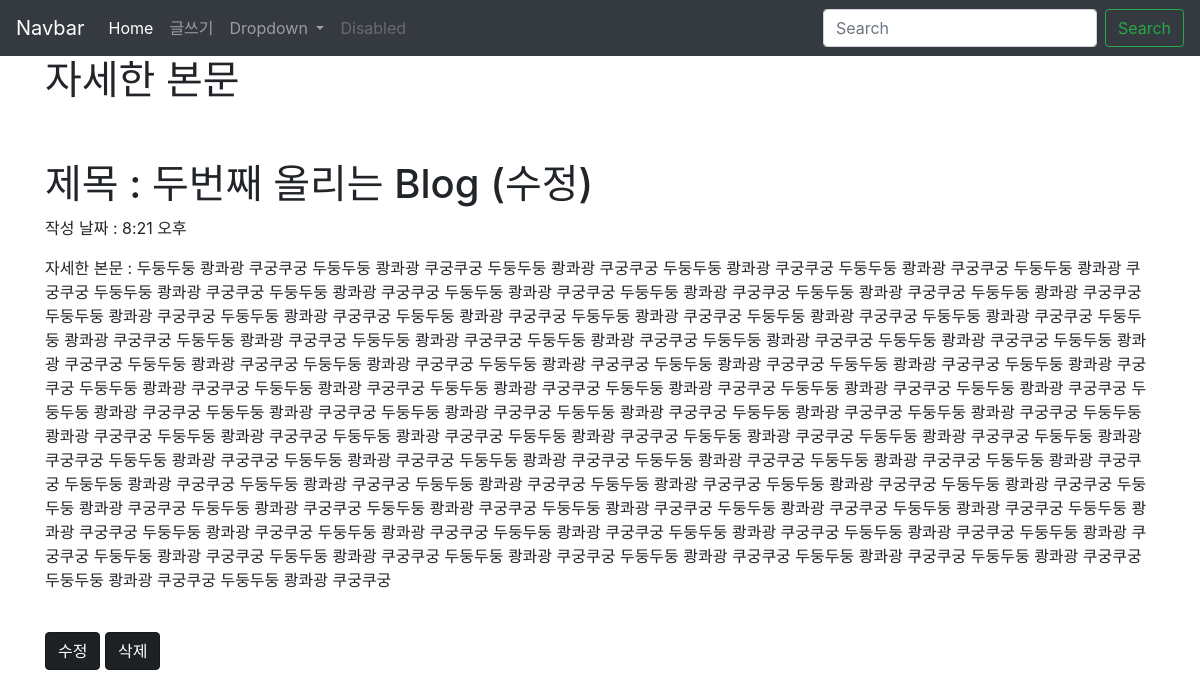
Page /blog/2 on the committed database.
### blog/models.py (models this page shows, shortened)
class Blog(models.Model):
    title = models.CharField(max_length=50)
    pub_date = models.TimeField(auto_now_add=True)
    body = models.TextField()

### blog/views.py (the view)
# urls.py: path('blog/<int:pk>', blog.views.blog_detail, name = 'blog_detail'),
def blog_detail(request, pk):
    blog = get_object_or_404(Blog, pk=pk)
    return render(request, 'blog_detail.html', {'blog':blog})

### blog/templates/blog_detail.html (shortened to what this page needs)
{% extends 'base.html' %}
{% block content %}
<h1>자세한 본문</h1>
<br><br>
<h1> 제목 : {{blog.title}} </h1>
<p> 작성 날짜 : {{blog.pub_date}} </p>
<P> 자세한 본문 : {{blog.body}} </P>
<br>
<a href="{% url 'blog_update' blog.id %}" class='btn btn-dark active'>수정</a>
<a href="{% url 'blog_delete' blog.id %}" class='btn btn-dark active'>삭제</a>
{% endblock %}

### blog/templates/base.html (shortened to what this page needs)
<!DOCTYPE html>
<html lang="ko">
<head>
    <link rel="stylesheet" href="https://stackpath.bootstrapcdn.com/bootstrap/4.3.1/css/bootstrap.min.css"
>
</head>
<body>
    <nav class="navbar navbar-expand-lg navbar-dark bg-dark">
        <a class="navbar-brand" href="#">Navbar</a>
        <div class="collapse navbar-collapse" id="navbarSupportedContent">
            <ul class="navbar-nav mr-auto">
                <li class="nav-item active">
                    <a class="nav-link" href="{% url 'home' %}">Home <span class="sr-only">(current)</span></a>
                </li>
                <li class="nav-item">
                    <a class="nav-link" href="{% url 'blog_new' %}">글쓰기</a>
                </li>
                <li class="nav-item dropdown">
                    <a class="nav-link dropdown-toggle" href="#" id="navbarDropdown" role="button" data-toggle="dropdown"
                        aria-haspopup="true" aria-expanded="false">
                        Dropdown
                    </a>
                </li>
                <li class="nav-item">
                    <a class="nav-link disabled" href="#" tabindex="-1" aria-disabled="true">Disabled</a>
                </li>
            </ul>
            <form class="form-inline my-2 my-lg-0">
                <input class="form-control mr-sm-2" type="search" placeholder="Search" aria-label="Search">
                <button class="btn btn-outline-success my-2 my-sm-0" type="submit">Search</button>
            </form>
        </div>
    </nav>
    <div class='container'>
        {% block content %}
        {% endblock %}
    </div>
</body>
</html>

### rows in the picture
Blog: title "두번째 올리는 Blog (수정)", pub_date "8:21 오후", body "두둥두둥 쾅콰광 쿠궁쿠궁 두둥두둥 쾅콰광 쿠궁쿠궁 두둥두둥 쾅콰광 쿠궁쿠궁 두둥두둥 쾅콰광 쿠궁쿠궁 두둥두둥 쾅콰광 쿠궁쿠궁 두둥두둥 쾅콰광 쿠궁쿠궁 두둥두둥 쾅콰광 쿠궁쿠궁 두둥두둥 쾅콰광 쿠궁쿠궁 두둥두둥 쾅콰광 쿠궁쿠궁 두둥두둥 쾅콰광 쿠궁쿠궁 두둥두둥 쾅콰광 쿠궁쿠궁 두둥두둥 쾅콰광 쿠궁쿠궁 두둥두둥 쾅콰광 쿠궁쿠궁 두둥두둥 쾅콰광 쿠궁쿠궁 두둥두둥 쾅콰광 쿠궁쿠궁 두둥두둥 쾅콰광 쿠궁쿠궁 두둥두둥 쾅콰광 쿠궁쿠궁 두둥두둥 쾅콰광 쿠궁쿠궁 두둥두둥 쾅콰광 쿠궁쿠궁 두둥두둥 쾅콰광 쿠궁쿠궁 두둥두둥 쾅콰광 쿠궁쿠궁 두둥두둥 쾅콰광 쿠궁쿠궁 두둥두둥 쾅콰광 쿠궁쿠궁 두둥두둥 쾅콰광 쿠궁쿠궁 두둥두둥 쾅콰광 쿠궁쿠궁 두둥두둥 쾅콰광 쿠궁쿠궁 두둥두둥 쾅콰광 쿠궁쿠궁 두둥두둥 쾅콰광 쿠궁쿠궁 두둥두둥 쾅콰광 쿠궁쿠궁 두둥두둥 쾅콰광 쿠궁쿠궁 두둥두둥 쾅콰광 쿠궁쿠궁 두둥두둥 쾅콰광 쿠궁쿠궁 두둥두둥 쾅콰광 쿠궁쿠궁 두둥두둥 쾅콰광 쿠궁쿠궁 두둥두둥 쾅콰광 쿠궁쿠궁 두둥두둥 쾅콰광 쿠궁쿠궁 두둥두둥 쾅콰광 쿠궁쿠궁 두둥두둥 쾅콰광 쿠궁쿠궁 두둥두둥 쾅콰광 쿠궁쿠궁 두둥두둥 쾅콰광 쿠궁쿠궁 두둥두둥 쾅콰광 쿠궁쿠궁 두둥두둥 쾅콰광 쿠궁쿠궁 두둥두둥 쾅콰광 쿠궁쿠궁 두둥두둥 쾅콰광 쿠궁쿠궁 두둥두둥 쾅콰광 쿠궁쿠궁 두둥두둥 쾅콰광 쿠궁쿠궁 두둥두둥 쾅콰광 쿠궁쿠궁 두둥두둥 쾅콰광 쿠궁쿠궁 두둥두둥 쾅콰광 쿠궁쿠궁 두둥두둥 쾅콰광 쿠궁쿠궁…"
